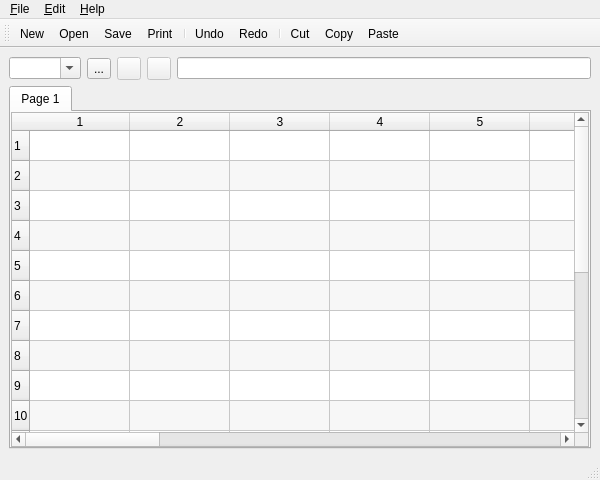
<ui version="4.0" >
 <class>WindowBase</class>
 <widget class="QMainWindow" name="WindowBase" >
  <property name="geometry" >
   <rect>
    <x>0</x>
    <y>0</y>
    <width>600</width>
    <height>480</height>
   </rect>
  </property>
  <property name="windowTitle" >
   <string>Form1</string>
  </property>
  <widget class="QWidget" name="widget" >
   <layout class="QVBoxLayout" >
    <property name="margin" >
     <number>9</number>
    </property>
    <property name="spacing" >
     <number>6</number>
    </property>
    <item>
     <layout class="QHBoxLayout" >
      <property name="margin" >
       <number>0</number>
      </property>
      <property name="spacing" >
       <number>6</number>
      </property>
      <item>
       <widget class="QComboBox" name="namebox" >
        <property name="editable" >
         <bool>true</bool>
        </property>
       </widget>
      </item>
      <item>
       <widget class="QToolButton" name="functions" >
        <property name="text" >
         <string>...</string>
        </property>
        <property name="icon" >
         <iconset resource="icons.qrc" >:/icons/funct.svg</iconset>
        </property>
       </widget>
      </item>
      <item>
       <widget class="QToolButton" name="cancelFormula" >
        <property name="enabled" >
         <bool>false</bool>
        </property>
        <property name="text" >
         <string/>
        </property>
        <property name="icon" >
         <iconset resource="icons.qrc" >:/icons/editdelete.svg</iconset>
        </property>
       </widget>
      </item>
      <item>
       <widget class="QToolButton" name="saveFormula" >
        <property name="enabled" >
         <bool>false</bool>
        </property>
        <property name="text" >
         <string/>
        </property>
        <property name="icon" >
         <iconset resource="icons.qrc" >:/icons/endturn.svg</iconset>
        </property>
       </widget>
      </item>
      <item>
       <widget class="QLineEdit" name="formula" />
      </item>
     </layout>
    </item>
    <item>
     <widget class="QTabWidget" name="tabWidget2" >
      <widget class="QWidget" name="tab" >
       <attribute name="title" >
        <string>Page 1</string>
       </attribute>
       <layout class="QVBoxLayout" >
        <property name="margin" >
         <number>0</number>
        </property>
        <property name="spacing" >
         <number>6</number>
        </property>
        <item>
         <widget class="QTableWidget" name="grid" >
          <property name="editTriggers" >
           <set>QAbstractItemView::AnyKeyPressed|QAbstractItemView::DoubleClicked|QAbstractItemView::NoEditTriggers</set>
          </property>
          <property name="dragDropOverwriteMode" >
           <bool>false</bool>
          </property>
          <property name="alternatingRowColors" >
           <bool>true</bool>
          </property>
          <property name="rowCount" >
           <number>20</number>
          </property>
          <property name="columnCount" >
           <number>20</number>
          </property>
          <row/>
          <row/>
          <row/>
          <row/>
          <row/>
          <row/>
          <row/>
          <row/>
          <row/>
          <row/>
          <row/>
          <row/>
          <row/>
          <row/>
          <row/>
          <row/>
          <row/>
          <row/>
          <row/>
          <row/>
          <column/>
          <column/>
          <column/>
          <column/>
          <column/>
          <column/>
          <column/>
          <column/>
          <column/>
          <column/>
          <column/>
          <column/>
          <column/>
          <column/>
          <column/>
          <column/>
          <column/>
          <column/>
          <column/>
          <column/>
         </widget>
        </item>
       </layout>
      </widget>
     </widget>
    </item>
   </layout>
  </widget>
  <widget class="QMenuBar" name="MenuBar" >
   <property name="geometry" >
    <rect>
     <x>0</x>
     <y>0</y>
     <width>600</width>
     <height>29</height>
    </rect>
   </property>
   <widget class="QMenu" name="fileMenu" >
    <property name="title" >
     <string>&amp;File</string>
    </property>
    <addaction name="fileNewAction" />
    <addaction name="fileOpenAction" />
    <addaction name="fileSaveAction" />
    <addaction name="fileSaveAsAction" />
    <addaction name="separator" />
    <addaction name="filePrintAction" />
    <addaction name="separator" />
    <addaction name="fileExitAction" />
   </widget>
   <widget class="QMenu" name="helpMenu" >
    <property name="title" >
     <string>&amp;Help</string>
    </property>
    <addaction name="helpContentsAction" />
    <addaction name="separator" />
    <addaction name="helpAboutAction" />
   </widget>
   <widget class="QMenu" name="editMenu" >
    <property name="title" >
     <string>&amp;Edit</string>
    </property>
    <addaction name="editUndoAction" />
    <addaction name="editRedoAction" />
    <addaction name="separator" />
    <addaction name="editCutAction" />
    <addaction name="editCopyAction" />
    <addaction name="editPasteAction" />
    <addaction name="separator" />
    <addaction name="editFindAction" />
    <addaction name="separator" />
    <addaction name="actionEdit_Cell" />
   </widget>
   <addaction name="fileMenu" />
   <addaction name="editMenu" />
   <addaction name="helpMenu" />
  </widget>
  <widget class="QToolBar" name="toolBar" >
   <property name="orientation" >
    <enum>Qt::Horizontal</enum>
   </property>
   <attribute name="toolBarArea" >
    <number>4</number>
   </attribute>
   <addaction name="fileNewAction" />
   <addaction name="fileOpenAction" />
   <addaction name="fileSaveAction" />
   <addaction name="filePrintAction" />
   <addaction name="separator" />
   <addaction name="editUndoAction" />
   <addaction name="editRedoAction" />
   <addaction name="separator" />
   <addaction name="editCutAction" />
   <addaction name="editCopyAction" />
   <addaction name="editPasteAction" />
  </widget>
  <widget class="QStatusBar" name="statusBar" />
  <action name="fileNewAction" >
   <property name="icon" >
    <iconset resource="icons.qrc" >:/icons/filenew.svg</iconset>
   </property>
   <property name="text" >
    <string>&amp;New</string>
   </property>
   <property name="iconText" >
    <string>New</string>
   </property>
   <property name="shortcut" >
    <string>Ctrl+N</string>
   </property>
  </action>
  <action name="fileOpenAction" >
   <property name="icon" >
    <iconset resource="icons.qrc" >:/icons/fileopen.svg</iconset>
   </property>
   <property name="text" >
    <string>&amp;Open...</string>
   </property>
   <property name="iconText" >
    <string>Open</string>
   </property>
   <property name="shortcut" >
    <string>Ctrl+O</string>
   </property>
  </action>
  <action name="fileSaveAction" >
   <property name="icon" >
    <iconset resource="icons.qrc" >:/icons/filesave.svg</iconset>
   </property>
   <property name="text" >
    <string>&amp;Save</string>
   </property>
   <property name="iconText" >
    <string>Save</string>
   </property>
   <property name="shortcut" >
    <string>Ctrl+S</string>
   </property>
  </action>
  <action name="fileSaveAsAction" >
   <property name="icon" >
    <iconset resource="icons.qrc" >:/icons/filesaveas.svg</iconset>
   </property>
   <property name="text" >
    <string>Save &amp;As...</string>
   </property>
   <property name="iconText" >
    <string>Save As</string>
   </property>
   <property name="shortcut" >
    <string/>
   </property>
  </action>
  <action name="filePrintAction" >
   <property name="icon" >
    <iconset resource="icons.qrc" >:/icons/fileprint.svg</iconset>
   </property>
   <property name="text" >
    <string>&amp;Print...</string>
   </property>
   <property name="iconText" >
    <string>Print</string>
   </property>
   <property name="shortcut" >
    <string>Ctrl+P</string>
   </property>
  </action>
  <action name="fileExitAction" >
   <property name="icon" >
    <iconset resource="icons.qrc" >:/icons/exit.svg</iconset>
   </property>
   <property name="text" >
    <string>E&amp;xit</string>
   </property>
   <property name="iconText" >
    <string>Exit</string>
   </property>
   <property name="shortcut" >
    <string/>
   </property>
  </action>
  <action name="editUndoAction" >
   <property name="icon" >
    <iconset resource="icons.qrc" >:/icons/undo.svg</iconset>
   </property>
   <property name="text" >
    <string>&amp;Undo</string>
   </property>
   <property name="iconText" >
    <string>Undo</string>
   </property>
   <property name="shortcut" >
    <string>Ctrl+Z</string>
   </property>
  </action>
  <action name="editRedoAction" >
   <property name="icon" >
    <iconset resource="icons.qrc" >:/icons/redo.svg</iconset>
   </property>
   <property name="text" >
    <string>&amp;Redo</string>
   </property>
   <property name="iconText" >
    <string>Redo</string>
   </property>
   <property name="shortcut" >
    <string>Ctrl+Y</string>
   </property>
  </action>
  <action name="editCutAction" >
   <property name="icon" >
    <iconset resource="icons.qrc" >:/icons/editcut.svg</iconset>
   </property>
   <property name="text" >
    <string>Cu&amp;t</string>
   </property>
   <property name="iconText" >
    <string>Cut</string>
   </property>
   <property name="shortcut" >
    <string>Ctrl+X</string>
   </property>
  </action>
  <action name="editCopyAction" >
   <property name="icon" >
    <iconset resource="icons.qrc" >:/icons/editcopy.svg</iconset>
   </property>
   <property name="text" >
    <string>&amp;Copy</string>
   </property>
   <property name="iconText" >
    <string>Copy</string>
   </property>
   <property name="shortcut" >
    <string>Ctrl+C</string>
   </property>
  </action>
  <action name="editPasteAction" >
   <property name="icon" >
    <iconset resource="icons.qrc" >:/icons/editpaste.svg</iconset>
   </property>
   <property name="text" >
    <string>&amp;Paste</string>
   </property>
   <property name="iconText" >
    <string>Paste</string>
   </property>
   <property name="shortcut" >
    <string>Ctrl+V</string>
   </property>
  </action>
  <action name="editFindAction" >
   <property name="icon" >
    <iconset resource="icons.qrc" >:/icons/find.svg</iconset>
   </property>
   <property name="text" >
    <string>&amp;Find...</string>
   </property>
   <property name="iconText" >
    <string>Find</string>
   </property>
   <property name="shortcut" >
    <string>Ctrl+F</string>
   </property>
  </action>
  <action name="helpContentsAction" >
   <property name="icon" >
    <iconset resource="icons.qrc" >:/icons/help.svg</iconset>
   </property>
   <property name="text" >
    <string>&amp;Contents...</string>
   </property>
   <property name="iconText" >
    <string>Contents</string>
   </property>
   <property name="shortcut" >
    <string/>
   </property>
  </action>
  <action name="helpAboutAction" >
   <property name="text" >
    <string>&amp;About</string>
   </property>
   <property name="iconText" >
    <string>About</string>
   </property>
   <property name="shortcut" >
    <string/>
   </property>
  </action>
  <action name="actionEdit_Cell" >
   <property name="text" >
    <string>Edit Cell</string>
   </property>
   <property name="shortcut" >
    <string>F2</string>
   </property>
   <property name="shortcutContext" >
    <enum>Qt::ApplicationShortcut</enum>
   </property>
   <property name="visible" >
    <bool>false</bool>
   </property>
  </action>
 </widget>
 <layoutdefault spacing="6" margin="11" />
 <resources>
  <include location="icons.qrc" />
 </resources>
 <connections>
  <connection>
   <sender>formula</sender>
   <signal>returnPressed()</signal>
   <receiver>saveFormula</receiver>
   <slot>animateClick()</slot>
   <hints>
    <hint type="sourcelabel" >
     <x>211</x>
     <y>98</y>
    </hint>
    <hint type="destinationlabel" >
     <x>179</x>
     <y>98</y>
    </hint>
   </hints>
  </connection>
 </connections>
</ui>
